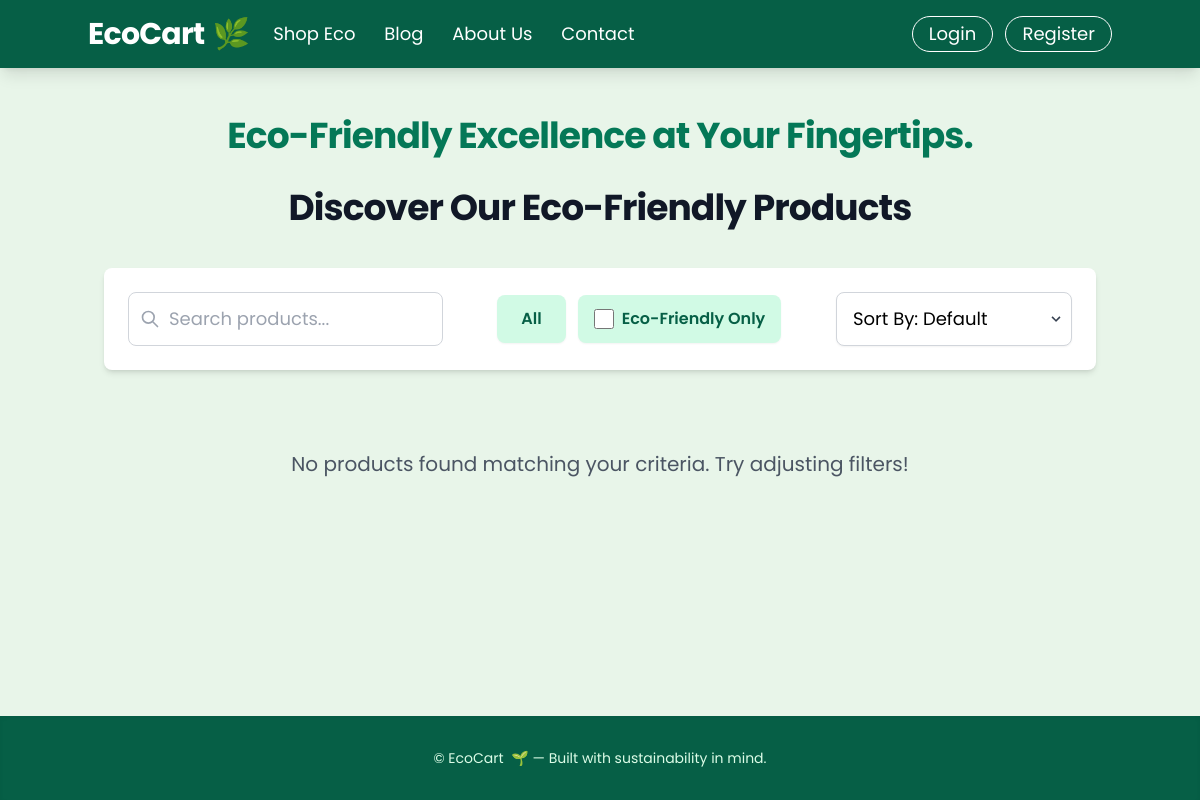
/products/?category=fashion, run on an earlier commit of the app's database.
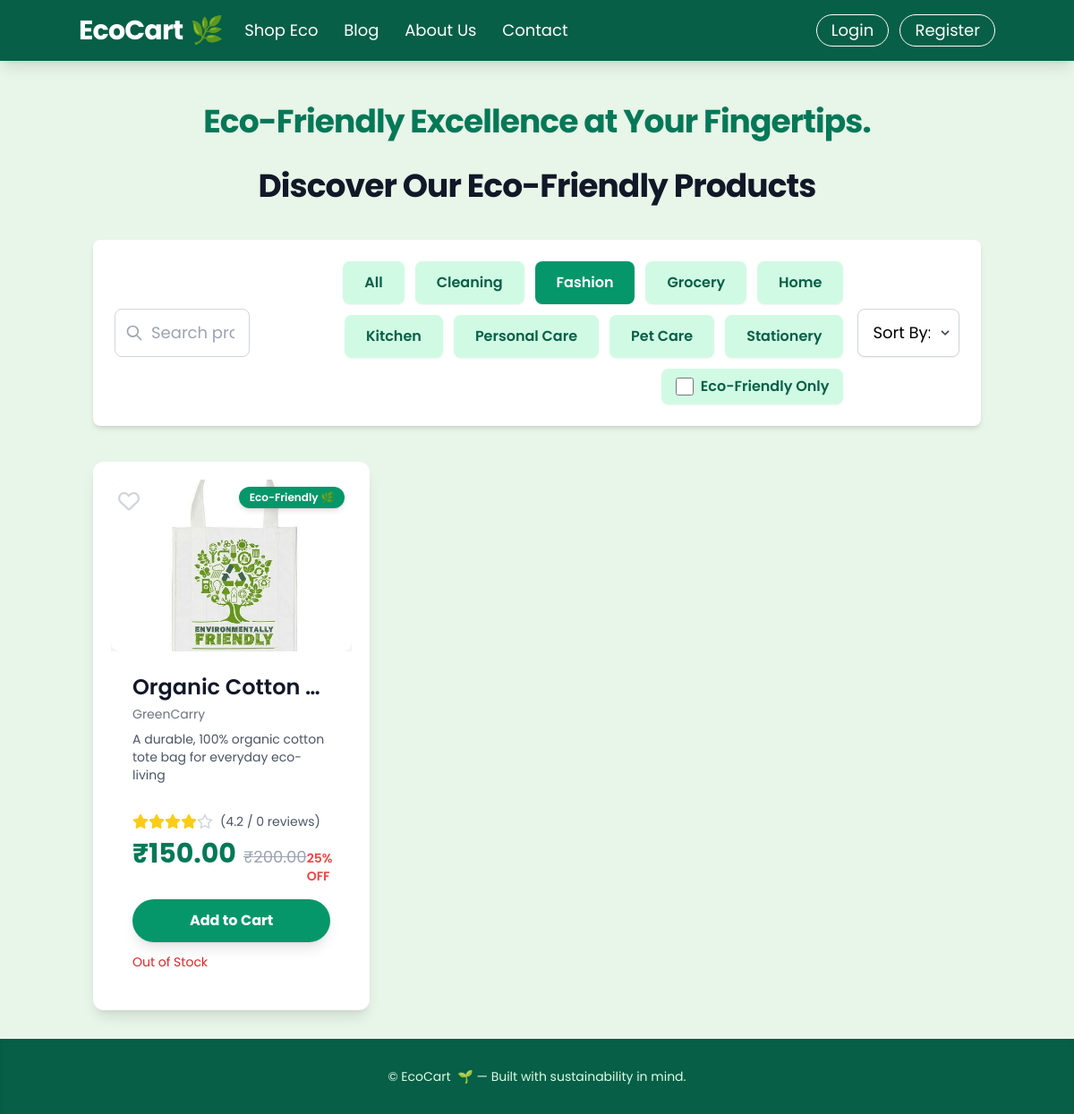
And on a later commit of the database.
### products/models.py (models this page shows, shortened)
class Category(models.Model):
    name = models.CharField(max_length=100, unique=True)
    slug = models.SlugField(max_length=100, unique=True, blank=True)
    class Meta:
        verbose_name_plural = "Categories"

class Product(models.Model):
    name = models.CharField(max_length=255)
    brand = models.CharField(max_length=100, blank=True, null=True)
    category = models.ForeignKey(Category, on_delete=models.SET_NULL, null=True, related_name='products')
    image = models.ImageField(upload_to='products/', blank=True, null=True)
    price = models.DecimalField(max_digits=10, decimal_places=2)
    original_price = models.DecimalField(max_digits=10, decimal_places=2, blank=True, null=True)
    short_description = models.CharField(max_length=255)
    long_description = models.TextField(blank=True, null=True)
    rating = models.DecimalField(max_digits=2, decimal_places=1, default=0.0)
    review_count = models.PositiveIntegerField(default=0)
    is_eco_friendly = models.BooleanField(default=False)
    eco_impact_statement = models.TextField(blank=True, null=True, help_text="e.g., 'Saves 3kg of plastic'")
    stock = models.PositiveIntegerField(default=0)
    created_at = models.DateTimeField(auto_now_add=True)
    updated_at = models.DateTimeField(auto_now=True)
    class Meta:
        ordering = ['-created_at']
    @property
    def is_discounted(self):
        return self.original_price and self.price < self.original_price
    @property
    def discount_percentage(self):
        if self.is_discounted:
            return round(((self.original_price - self.price) / self.original_price) * 100)
        return 0
    @property
    def get_stars_full(self):
        return int(self.rating)
    @property
    def get_stars_half(self):
        return 1 if (self.rating - self.get_stars_full) >= 0.5 else 0
    @property
    def get_stars_empty(self):
        return 5 - self.get_stars_full - self.get_stars_half

### products/views.py (the view)
# urls.py: path('', views.product_list, name='list'),  # Product list view
def product_list(request):
    all_categories = Category.objects.all().order_by('name')
    initial_products = get_product_queryset(request)
    paginator = Paginator(initial_products, 8)
    page_number = request.GET.get('page', 1)
    page_obj = paginator.get_page(page_number)
    context = {
        'products': page_obj,
        'categories': all_categories,
        'current_category': request.GET.get('category', 'all'),
        'current_search': request.GET.get('search', ''),
        'eco_friendly_checked': request.GET.get('eco_friendly', 'false').lower() == 'true',
        'current_sort_by': request.GET.get('sort_by', 'default'),
        'pick_up_line': random.choice(PICK_UP_LINES),
    }
    return render(request, 'products/product_list.html', context)

### products/templatetags/products/products_filters.py (called while the page is built)
@register.filter
def replace(value, arg):
    if isinstance(value, str) and isinstance(arg, str) and ':' in arg:
        old, new = arg.split(':', 1)
        return value.replace(old, new)
    return value

@register.filter
def multiply(value, arg):
    try:
        return float(value) * float(arg)
    except (ValueError, TypeError):
        return '' # Return empty string or handle error gracefully

### products/templates/products/product_list.html (shortened to what this page needs)
{% load static %}
{% load products.products_filters %}
<!DOCTYPE html>
<html lang="en">
<head>
    <script src="https://cdn.tailwindcss.com"></script>
    <link rel="stylesheet" href="https://cdnjs.cloudflare.com/ajax/libs/font-awesome/6.0.0-beta3/css/all.min.css">
    <link rel="stylesheet" href="{% static 'products/css/product.css' %}">
</head>
<body class="min-h-screen flex flex-col">
    <header id="main-navbar" class="bg-emerald-800 p-4 shadow-lg sticky top-0 z-40 transition-all duration-300 ease-in-out">
        <div class="container mx-auto flex items-center justify-between flex-wrap">
            <a href="{% url 'accounts:home' %}" class="flex items-center flex-shrink-0 text-white mr-6">
                <span class="font-bold text-3xl tracking-tight text-white flex items-center">
                    EcoCart <span class="ml-2 text-green-300">🌿</span>
                </span>
            </a>
            <div id="nav-content" class="w-full block flex-grow lg:flex lg:items-center lg:w-auto hidden">
                <div class="text-lg lg:flex-grow">
                    <a href="{% url 'products:list' %}" class="block mt-4 lg:inline-block lg:mt-0 text-white hover:text-green-200 mr-6 transition duration-300 ease-in-out">
                        Shop Eco
                    </a>
                    <a href="{% url 'accounts:blog' %}" class="block mt-4 lg:inline-block lg:mt-0 text-white hover:text-green-200 mr-6 transition duration-300 ease-in-out">
                        Blog
                    </a>
                    <a href="{% url 'accounts:about_us' %}" class="block mt-4 lg:inline-block lg:mt-0 text-white hover:text-green-200 mr-6 transition duration-300 ease-in-out">
                        About Us
                    </a>
                    <a href="{% url 'accounts:contact' %}" class="block mt-4 lg:inline-block lg:mt-0 text-white hover:text-green-200 transition duration-300 ease-in-out">
                        Contact
                    </a>
                </div>
                <div>
                    {% if user.is_authenticated %}
                        <a href="{% url 'accounts:profile' %}" class="inline-block text-lg px-4 py-2 leading-none border border-white rounded-full text-white hover:bg-white hover:text-emerald-800 mt-4 lg:mt-0 transition duration-300 ease-in-out mr-2">
                            Profile
                        </a>
                        <a href="{% url 'accounts:logout' %}" class="inline-block text-lg px-4 py-2 leading-none border border-white rounded-full text-white hover:bg-white hover:text-emerald-800 mt-4 lg:mt-0 transition duration-300 ease-in-out">
                            Logout
                        </a>
                    {% else %}
                        <a href="{% url 'accounts:login' %}" class="inline-block text-lg px-4 py-2 leading-none border border-white rounded-full text-white hover:bg-white hover:text-emerald-800 mt-4 lg:mt-0 transition duration-300 ease-in-out mr-2">
                            Login
                        </a>
                        <a href="{% url 'accounts:register' %}" class="inline-block text-lg px-4 py-2 leading-none border border-white rounded-full text-white hover:bg-white hover:text-emerald-800 mt-4 lg:mt-0 transition duration-300 ease-in-out">
                            Register
                        </a>
                    {% endif %}
                </div>
            </div>
        </div>
    </header>
    <main class="flex-grow container mx-auto px-4 py-8">
        <p class="text-3xl md:text-4xl font-bold text-center text-emerald-700 mb-8 mt-4 tracking-tight leading-snug animate-fade-in">
            {{ pick_up_line }}
        </p>
        <h1 class="text-4xl font-bold text-center text-gray-900 mb-10 tracking-tight">Discover Our Eco-Friendly Products</h1>
        <div class="mb-10 flex flex-col md:flex-row items-center justify-between space-y-4 md:space-y-0 md:space-x-4 p-6 bg-white rounded-lg shadow-md animate-slide-up">
            <div class="relative w-full md:w-1/3">
                <input type="text" id="product-search" placeholder="Search products..." value="{{ current_search }}"
                        class="w-full pl-10 pr-4 py-3 border border-gray-300 rounded-lg focus:outline-none focus:ring-2 focus:ring-emerald-500 transition duration-300 ease-in-out text-lg"
                        onkeyup="debounceFilter()">
                <svg class="absolute left-3 top-1/2 transform -translate-y-1/2 text-gray-400 w-5 h-5" fill="none" stroke="currentColor" viewBox="0 0 24 24" xmlns="http://www.w3.org/2000/svg">
                    <path stroke-linecap="round" stroke-linejoin="round" stroke-width="2" d="M21 21l-6-6m2-5a7 7 0 11-14 0 7 7 0 0114 0z"></path>
                </svg>
            </div>
            <div class="w-full md:w-auto flex flex-wrap justify-center md:justify-end gap-3 order-3 md:order-2">
                <button class="filter-btn px-6 py-3 font-semibold rounded-lg shadow-sm active:shadow-inner transition duration-300 ease-in-out {% if current_category == 'all' %}bg-emerald-600 text-white{% else %}bg-emerald-100 text-emerald-800 hover:bg-emerald-200{% endif %}" data-filter="all">All</button>
                {% for category in categories %}
                    <button class="filter-btn px-6 py-3 font-semibold rounded-lg shadow-sm active:shadow-inner transition duration-300 ease-in-out {% if current_category == category.slug %}bg-emerald-600 text-white{% else %}bg-emerald-100 text-emerald-800 hover:bg-emerald-200{% endif %}" data-filter="{{ category.slug }}">{{ category.name|title|replace:"_: " }}</button>
                {% endfor %}
                <label for="eco_friendly_checkbox" class="flex items-center space-x-2 cursor-pointer px-4 py-2 bg-emerald-100 text-emerald-800 font-semibold rounded-lg hover:bg-emerald-200 transition duration-300 ease-in-out shadow-sm active:shadow-inner">
                    <input type="checkbox" id="eco_friendly_checkbox" onchange="filterProducts()" class="form-checkbox h-5 w-5 text-emerald-600 rounded focus:ring-emerald-500" {% if eco_friendly_checked %}checked{% endif %}>
                    <span>Eco-Friendly Only</span>
                </label>
            </div>
            <div class="relative w-full md:w-1/4 order-2 md:order-3">
                <select id="sort-by" onchange="filterProducts()"
                             class="block w-full px-4 py-3 border border-gray-300 rounded-lg shadow-sm focus:outline-none focus:ring-2 focus:ring-emerald-500 transition duration-300 ease-in-out text-lg appearance-none bg-white pr-8">
                    <option value="default" {% if current_sort_by == 'default' %}selected{% endif %}>Sort By: Default</option>
                </select>
                <div class="pointer-events-none absolute inset-y-0 right-0 flex items-center px-2 text-gray-700">
                </div>
            </div>
        </div>
        <div id="product-grid" class="grid grid-cols-1 sm:grid-cols-2 lg:grid-cols-3 xl:grid-cols-4 gap-8">
            {% for product in products %}
                <div class="product-card bg-white rounded-xl shadow-lg transform transition-all duration-500 ease-in-out hover:scale-105 hover:shadow-2xl overflow-hidden flex flex-col product-item"
                     data-category="{{ product.category.slug|default:'uncategorized' }}"
                     data-price="{{ product.price }}"
                     data-rating="{{ product.rating }}"
                     data-name="{{ product.name|lower }}"
                     data-eco-friendly="{{ product.is_eco_friendly|lower }}"
                     data-product-id="{{ product.id }}">
                        <a href="{% url 'products:detail' pk=product.id %}" class="block relative overflow-hidden w-full h-48 bg-gray-100 rounded-t-xl">
                            <img src="{% if product.image %}{{ product.image.url }}{% else %}{% static 'products/images/placeholder.jpg' %}{% endif %}"
                                 onerror="this.onerror=null; this.src='{% static 'products/images/placeholder.jpg' %}';"
                                 alt="{{ product.name }}"
                                 class="w-full h-full object-cover transition-transform duration-500 hover:scale-110">
                            {% if product.is_eco_friendly %}
                                <div class="absolute top-2 right-2 bg-emerald-600 text-white text-xs font-semibold px-3 py-1 rounded-full shadow-md tooltip-container">
                                    Eco-Friendly 🌿
                                </div>
                            {% endif %}
                            <i class="far fa-heart absolute top-2 left-2 text-2xl text-gray-300 hover:text-red-400 transition-colors duration-200 cursor-pointer wishlist-icon" data-product-id="{{ product.id }}"></i>
                        </a>
                        <div class="p-6 flex-grow flex flex-col justify-between">
                            <div>
                                <h2 class="text-2xl font-semibold text-gray-900 mb-1 truncate" title="{{ product.name }}">
                                    <a href="{% url 'products:detail' pk=product.id %}" class="hover:text-emerald-700 transition-colors duration-200">{{ product.name }}</a>
                                </h2>
                                {% if product.brand %}<p class="text-gray-500 text-sm mb-2">{{ product.brand }}</p>{% endif %}
                                <p class="text-gray-600 text-sm mb-4 line-clamp-3">{{ product.short_description }}</p>
                            </div>
                            <div class="mt-4">
                                <div class="flex items-center mb-2">
                                    {% for _ in "x"|ljust:product.get_stars_full %}<i class="fas fa-star text-yellow-400 star-icon" style="animation-delay: {{ forloop.counter|multiply:0.05 }}s;"></i>{% endfor %}
                                    {% for _ in "x"|ljust:product.get_stars_empty %}<i class="far fa-star text-gray-300 star-icon" style="animation-delay: {{ forloop.counter|add:product.get_stars_full|add:product.get_stars_half|multiply:0.05 }}s;"></i>{% endfor %}
                                    <span class="ml-2 text-gray-600 text-sm">({{ product.rating|floatformat:1 }} / {{ product.review_count }} reviews)</span>
                                </div>
                                <div class="flex items-baseline justify-between mb-4">
                                   <span class="text-3xl font-bold text-emerald-700">₹{{ product.price|floatformat:2 }}</span>
                                    {% if product.is_discounted %}
                                       <span class="text-gray-400 line-through text-lg ml-2">₹{{ product.original_price|floatformat:2 }}</span>
                                        <span class="ml-auto text-red-500 font-semibold text-sm">{{ product.discount_percentage }}% OFF</span>
                                    {% endif %}
                                </div>
                                <button class="add-to-cart-btn w-full bg-emerald-600 text-white font-bold py-3 rounded-full shadow-lg hover:bg-emerald-700 transition-all duration-300 ease-in-out transform hover:scale-105 active:scale-95"
                                        data-product-id="{{ product.id }}" data-product-name="{{ product.name }}">
                                    Add to Cart
                                </button>
                                {% if product.in_stock > 0 %}
                                    <p class="text-emerald-600 text-sm mt-3">In Stock: {{ product.in_stock }}</p>
                                    {% if product.in_stock < 10 %}
                                    <p class="text-orange-500 text-xs mt-1">Only {{ product.in_stock }} left!</p>
                                   {% endif %}
                                {% else %}
                                       <p class="text-red-600 text-sm mt-3">Out of Stock</p>
                                {% endif %}
                            </div>
                        </div>
                    </div>
                {% empty %}
                    <div class="col-span-full text-center py-10">
                        <p class="text-xl text-gray-600">No products found matching your criteria. Try adjusting filters!</p>
                    </div>
                {% endfor %}
            </div>
        </main>
        <footer class="bg-emerald-800 text-green-100 py-8 text-center shadow-inner mt-auto">
            <div class="container mx-auto px-4">
                <div class="text-sm">
                    &copy; {{ "now"|date:"Y" }} EcoCart <span class="ml-1">🌱</span> — Built with sustainability in mind.
                </div>
            </div>
        </footer>
    </body>
</html>

### products/static/products/css/product.css (style rules this page uses)
body { font-family: 'Poppins', sans-serif; background-color: #E8F5E9; margin: 0; padding: 0; }
.product-card { background: white; border-radius: 15px; box-shadow: 0 8px 16px rgba(102, 187, 106, 0.2); padding: 20px; transition: 0.3s ease; position: relative; }
.product-card img { width: 100%; border-radius: 10px; }

What changed in the data, as far as the page shows it:
added Category: name "Cleaning"
added Category: name "Fashion", slug "fashion" (drawn)
added Category: name "Grocery"
added Category: name "Home"
added Category: name "Kitchen"
added Category: name "Personal Care"
added Category: name "Pet Care"
added Category: name "Stationery"
added Product: image (picture), name "Organic Cotton…", brand "GreenCarry", short_description "A durable, 100% organic cotton tote bag for everyday eco-living", rating "4.2", review_count "0", price "150.00", original_price "200.00", discount_percentage "25"
Also different on the page:
text no longer shown: "No products found matching your criteria. Try adjusting filters!"
